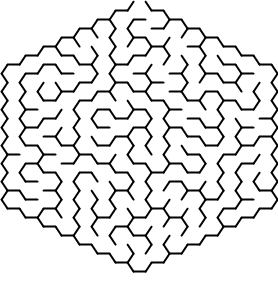
#> input picture maze 19.png, 278 x 281 px, found by its file name
$ jupyter execute --allow-errors Mario_Maze_solver_using_Dijkstra,_SCC,_and_Floyd_Warshall_algorithms.ipynb
#> lines starting #> are read from the running program, lines starting #| are printed output that depends on the picture
#> (a cell that did not finish here is left out)

[cell 2]
from PIL import Image
import numpy as np
import sys
from collections import deque
import networkx as nx


from google.colab import drive
drive.mount('/content/gdrive', force_remount=True)

[cell 3]
from io import BytesIO
from PIL import Image

[cell 4]
import numpy as np
import cv2

from google.colab.patches import cv2_imshow

[cell 5]
# Open the maze image and make greyscale, and get its dimensions

imcv2=cv2.imread('/content/gdrive/MyDrive/maze 19.png')
#> imcv2 is the input picture: shape (281, 278, 3); min 0, max 255, mean 227


cv2_imshow(imcv2)

[cell 6]
# Open the maze image and make greyscale, and get its dimensions


imconvert = Image.open('/content/gdrive/MyDrive/maze 19.png').convert('L')
imconvert.convert('L')
w, h = imconvert.size
#> w = 278; h = 281
imconvert

[cell 7]
# Ensure all black pixels are 0 and all white pixels are 1
binary = imconvert.point(lambda p: p > 240 and 1)
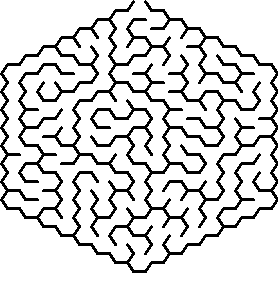
#> binary: PIL image 278x281 L; values 0 (black) and 1 (white), 83.9% white; black in thin lines or dots

[cell 8]
# Resize to half its height and width so we can fit on Stack Overflow, get new dimensions
binary = binary.resize((w//3,h//3),Image.NEAREST)
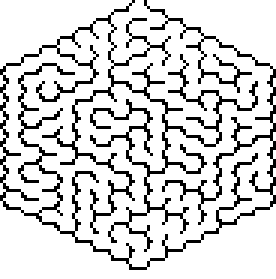
#> binary: PIL image 92x93 L (shown 3 times larger); values 0 (black) and 1 (white), 83.1% white; black in thin lines or dots
w, h = binary.size
#> w = 92; h = 93

[cell 9]
# Convert to Numpy array - because that's how images are best stored and processed in Python
nim = np.array(binary)

[cell 10]
# Print that puppy out
r=0
c=0
for r in range(h):
    for c in range(w):
        print(nim[r,c],end='')
    print()
#> this loop made 93 passes
#| 11111111111111111111111111111111111111111111011101111111111111111111111111111111111111111111
#| 11111111111111111111111111111111111111111110111101111111111111111111111111111111111111111111
#| 11111111111111111111111111111111111111111101111110111111111111111111111111111111111111111111
#| 11111111111111111111111111111111111111000001111111000001111111111111111111111111111111111111
#| 11111111111111111111111111111111111110111111111111111101111111111111111111111111111111111111
#| 11111111111111111111111111111111111101111111111111111110111111111111111111111111111111111111
#| 11111111111111111111111111111111000001111111000001111111000001111111111111111111111111111111
#| 11111111111111111111111111111110111101111110111111111110111101111111111111111111111111111111
#> (further printed lines are left out)

[cell 11]
# [4 lines left out: function printSolution, not called in this run]

[cell 12]
# A utility function to find the vertex with
# minimum distance value, from the set of vertices
# not yet included in shortest path tree
# [12 lines left out: function minDistance, not called in this run]

[cell 13]
# [27 lines left out: function dijkstra, not called in this run]

[cell 14]
class Graph():

    def __init__(self, vertices):
        self.V = vertices
        self.graph = [[0 for column in range(vertices)]
                    for row in range(vertices)]

    def printSolution(self, dist):
        print("Vertex \tDistance from Source")
        for node in range(self.V):
            print(node, "\t", dist[node])

    # A utility function to find the vertex with
    # minimum distance value, from the set of vertices
    # not yet included in shortest path tree
    def minDistance(self, dist, sptSet):

        # Initialize minimum distance for next node
        min = sys.maxsize

        # Search not nearest vertex not in the
        # shortest path tree
        for u in range(self.V):
            if dist[u] < min and sptSet[u] == False:
                min = dist[u]
                min_index = u

        return min_index

    # Function that implements Dijkstra's single source
    # shortest path algorithm for a graph represented
    # using adjacency matrix representation
    def dijkstra(self, src):

#> called with src = 0
        dist = [sys.maxsize] * self.V
        dist[src] = 0
        sptSet = [False] * self.V

        for cout in range(self.V):

            # Pick the minimum distance vertex from
            # the set of vertices not yet processed.
            # x is always equal to src in first iteration
            x = self.minDistance(dist, sptSet)

            # Put the minimum distance vertex in the
            # shortest path tree
            sptSet[x] = True

            # Update dist value of the adjacent vertices
            # of the picked vertex only if the current
            # distance is greater than new distance and
            # the vertex in not in the shortest path tree
            for y in range(self.V):
                if self.graph[x][y] > 0 and sptSet[y] == False and \
                dist[y] > dist[x] + self.graph[x][y]:
                        dist[y] = dist[x] + self.graph[x][y]
#> after the loop, dist = 92 values, max 2 at index 44, min 0 at index 0, mean 1.01; sptSet = 92 items, first 6: True, True, True, True, True, True

        self.printSolution(dist)
